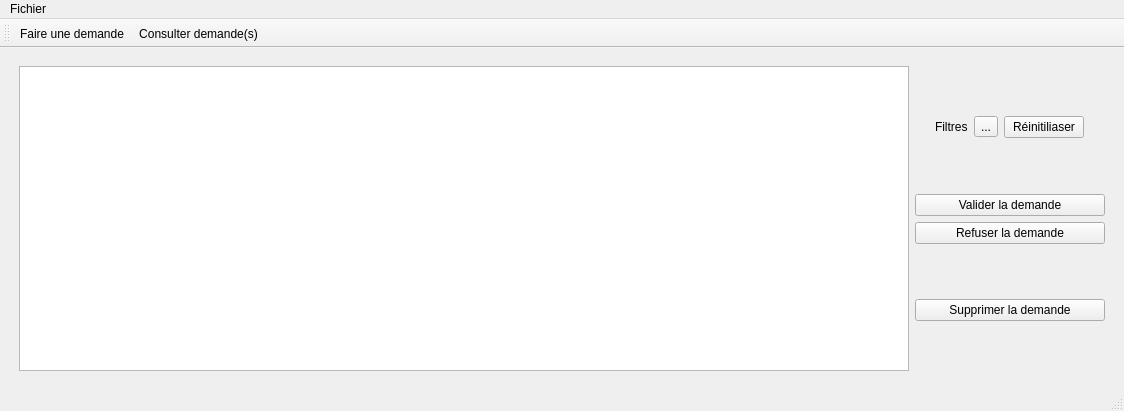
<?xml version="1.0" encoding="UTF-8"?>
<ui version="4.0">
 <class>FenResponsable</class>
 <widget class="QMainWindow" name="FenResponsable">
  <property name="geometry">
   <rect>
    <x>0</x>
    <y>0</y>
    <width>1124</width>
    <height>411</height>
   </rect>
  </property>
  <property name="minimumSize">
   <size>
    <width>0</width>
    <height>0</height>
   </size>
  </property>
  <property name="windowTitle">
   <string>Gestion de congé</string>
  </property>
  <widget class="QWidget" name="centralwidget">
   <layout class="QVBoxLayout" name="verticalLayout_3">
    <item>
     <layout class="QVBoxLayout" name="verticalLayout">
      <item>
       <widget class="QStackedWidget" name="stackedWidget">
        <property name="currentIndex">
         <number>1</number>
        </property>
        <widget class="QWidget" name="page_1">
         <layout class="QVBoxLayout" name="verticalLayout_4">
          <item>
           <spacer name="verticalSpacer">
            <property name="orientation">
             <enum>Qt::Vertical</enum>
            </property>
            <property name="sizeHint" stdset="0">
             <size>
              <width>20</width>
              <height>40</height>
             </size>
            </property>
           </spacer>
          </item>
          <item>
           <layout class="QHBoxLayout" name="horizontalLayout_4">
            <item>
             <spacer name="horizontalSpacer_5">
              <property name="orientation">
               <enum>Qt::Horizontal</enum>
              </property>
              <property name="sizeHint" stdset="0">
               <size>
                <width>40</width>
                <height>20</height>
               </size>
              </property>
             </spacer>
            </item>
            <item>
             <layout class="QVBoxLayout" name="verticalLayout_7">
              <item>
               <widget class="QLabel" name="labelNom">
                <property name="text">
                 <string/>
                </property>
               </widget>
              </item>
              <item>
               <widget class="QLabel" name="labelCompteur">
                <property name="text">
                 <string/>
                </property>
               </widget>
              </item>
             </layout>
            </item>
            <item>
             <spacer name="horizontalSpacer_6">
              <property name="orientation">
               <enum>Qt::Horizontal</enum>
              </property>
              <property name="sizeHint" stdset="0">
               <size>
                <width>40</width>
                <height>20</height>
               </size>
              </property>
             </spacer>
            </item>
           </layout>
          </item>
          <item>
           <spacer name="verticalSpacer_2">
            <property name="orientation">
             <enum>Qt::Vertical</enum>
            </property>
            <property name="sizeHint" stdset="0">
             <size>
              <width>20</width>
              <height>40</height>
             </size>
            </property>
           </spacer>
          </item>
          <item>
           <layout class="QHBoxLayout" name="horizontalLayout_2">
            <item>
             <spacer name="horizontalSpacer_2">
              <property name="orientation">
               <enum>Qt::Horizontal</enum>
              </property>
              <property name="sizeHint" stdset="0">
               <size>
                <width>40</width>
                <height>20</height>
               </size>
              </property>
             </spacer>
            </item>
            <item>
             <layout class="QFormLayout" name="formLayout">
              <property name="fieldGrowthPolicy">
               <enum>QFormLayout::AllNonFixedFieldsGrow</enum>
              </property>
              <item row="0" column="0">
               <widget class="QLabel" name="dateEtHeureDeDButLabel">
                <property name="text">
                 <string>Date et Heure de début :</string>
                </property>
               </widget>
              </item>
              <item row="0" column="1">
               <widget class="QDateTimeEdit" name="dateEtHeureDeDButDateTimeEdit">
                <property name="maximumSize">
                 <size>
                  <width>150</width>
                  <height>16777215</height>
                 </size>
                </property>
                <property name="calendarPopup">
                 <bool>false</bool>
                </property>
               </widget>
              </item>
              <item row="1" column="0">
               <widget class="QLabel" name="dateEtHeureDeFinLabel">
                <property name="text">
                 <string>Date et Heure de fin :</string>
                </property>
               </widget>
              </item>
              <item row="1" column="1">
               <widget class="QDateTimeEdit" name="dateEtHeureDeFinDateTimeEdit">
                <property name="maximumSize">
                 <size>
                  <width>150</width>
                  <height>16777215</height>
                 </size>
                </property>
               </widget>
              </item>
             </layout>
            </item>
            <item>
             <layout class="QVBoxLayout" name="verticalLayout_2">
              <item>
               <widget class="QToolButton" name="calendrierDebut">
                <property name="text">
                 <string>...</string>
                </property>
               </widget>
              </item>
              <item>
               <widget class="QToolButton" name="calendrierFin">
                <property name="text">
                 <string>...</string>
                </property>
               </widget>
              </item>
             </layout>
            </item>
            <item>
             <spacer name="horizontalSpacer">
              <property name="orientation">
               <enum>Qt::Horizontal</enum>
              </property>
              <property name="sizeHint" stdset="0">
               <size>
                <width>40</width>
                <height>20</height>
               </size>
              </property>
             </spacer>
            </item>
           </layout>
          </item>
          <item>
           <spacer name="verticalSpacer_3">
            <property name="orientation">
             <enum>Qt::Vertical</enum>
            </property>
            <property name="sizeHint" stdset="0">
             <size>
              <width>20</width>
              <height>40</height>
             </size>
            </property>
           </spacer>
          </item>
          <item>
           <layout class="QHBoxLayout" name="horizontalLayout">
            <item>
             <widget class="QPushButton" name="buttonValider">
              <property name="maximumSize">
               <size>
                <width>150</width>
                <height>16777215</height>
               </size>
              </property>
              <property name="text">
               <string>Valider</string>
              </property>
             </widget>
            </item>
           </layout>
          </item>
          <item>
           <spacer name="verticalSpacer_4">
            <property name="orientation">
             <enum>Qt::Vertical</enum>
            </property>
            <property name="sizeHint" stdset="0">
             <size>
              <width>20</width>
              <height>40</height>
             </size>
            </property>
           </spacer>
          </item>
         </layout>
        </widget>
        <widget class="QWidget" name="page_5">
         <layout class="QVBoxLayout" name="verticalLayout_6">
          <item>
           <layout class="QVBoxLayout" name="verticalLayout_5">
            <item>
             <layout class="QHBoxLayout" name="horizontalLayout_3">
              <item>
               <spacer name="horizontalSpacer_3">
                <property name="orientation">
                 <enum>Qt::Horizontal</enum>
                </property>
                <property name="sizeHint" stdset="0">
                 <size>
                  <width>40</width>
                  <height>20</height>
                 </size>
                </property>
               </spacer>
              </item>
              <item>
               <widget class="QTableView" name="tableView">
                <property name="minimumSize">
                 <size>
                  <width>890</width>
                  <height>0</height>
                 </size>
                </property>
                <property name="alternatingRowColors">
                 <bool>true</bool>
                </property>
                <property name="selectionMode">
                 <enum>QAbstractItemView::SingleSelection</enum>
                </property>
                <property name="selectionBehavior">
                 <enum>QAbstractItemView::SelectRows</enum>
                </property>
                <property name="horizontalScrollMode">
                 <enum>QAbstractItemView::ScrollPerItem</enum>
                </property>
                <property name="showGrid">
                 <bool>false</bool>
                </property>
                <property name="gridStyle">
                 <enum>Qt::SolidLine</enum>
                </property>
                <property name="sortingEnabled">
                 <bool>true</bool>
                </property>
                <attribute name="horizontalHeaderDefaultSectionSize">
                 <number>145</number>
                </attribute>
               </widget>
              </item>
              <item>
               <layout class="QVBoxLayout" name="verticalLayout_9">
                <item>
                 <spacer name="verticalSpacer_6">
                  <property name="orientation">
                   <enum>Qt::Vertical</enum>
                  </property>
                  <property name="sizeHint" stdset="0">
                   <size>
                    <width>20</width>
                    <height>40</height>
                   </size>
                  </property>
                 </spacer>
                </item>
                <item>
                 <layout class="QHBoxLayout" name="horizontalLayout_5">
                  <item>
                   <spacer name="horizontalSpacer_7">
                    <property name="orientation">
                     <enum>Qt::Horizontal</enum>
                    </property>
                    <property name="sizeHint" stdset="0">
                     <size>
                      <width>40</width>
                      <height>20</height>
                     </size>
                    </property>
                   </spacer>
                  </item>
                  <item>
                   <widget class="QLabel" name="label_3">
                    <property name="text">
                     <string>Filtres</string>
                    </property>
                   </widget>
                  </item>
                  <item>
                   <widget class="QToolButton" name="toolButton">
                    <property name="text">
                     <string>...</string>
                    </property>
                   </widget>
                  </item>
                  <item>
                   <widget class="QPushButton" name="pushButton">
                    <property name="text">
                     <string>Réinitiliaser</string>
                    </property>
                   </widget>
                  </item>
                  <item>
                   <spacer name="horizontalSpacer_8">
                    <property name="orientation">
                     <enum>Qt::Horizontal</enum>
                    </property>
                    <property name="sizeHint" stdset="0">
                     <size>
                      <width>40</width>
                      <height>20</height>
                     </size>
                    </property>
                   </spacer>
                  </item>
                 </layout>
                </item>
                <item>
                 <spacer name="verticalSpacer_7">
                  <property name="orientation">
                   <enum>Qt::Vertical</enum>
                  </property>
                  <property name="sizeHint" stdset="0">
                   <size>
                    <width>20</width>
                    <height>40</height>
                   </size>
                  </property>
                 </spacer>
                </item>
                <item>
                 <widget class="QPushButton" name="buttonValideDemande">
                  <property name="text">
                   <string>Valider la demande</string>
                  </property>
                 </widget>
                </item>
                <item>
                 <widget class="QPushButton" name="buttonRefuserDemande">
                  <property name="text">
                   <string>Refuser la demande</string>
                  </property>
                 </widget>
                </item>
                <item>
                 <spacer name="verticalSpacer_8">
                  <property name="orientation">
                   <enum>Qt::Vertical</enum>
                  </property>
                  <property name="sizeHint" stdset="0">
                   <size>
                    <width>20</width>
                    <height>40</height>
                   </size>
                  </property>
                 </spacer>
                </item>
                <item>
                 <widget class="QPushButton" name="buttonSupprimer">
                  <property name="text">
                   <string>Supprimer la demande</string>
                  </property>
                 </widget>
                </item>
                <item>
                 <spacer name="verticalSpacer_5">
                  <property name="orientation">
                   <enum>Qt::Vertical</enum>
                  </property>
                  <property name="sizeHint" stdset="0">
                   <size>
                    <width>20</width>
                    <height>40</height>
                   </size>
                  </property>
                 </spacer>
                </item>
               </layout>
              </item>
              <item>
               <spacer name="horizontalSpacer_4">
                <property name="orientation">
                 <enum>Qt::Horizontal</enum>
                </property>
                <property name="sizeHint" stdset="0">
                 <size>
                  <width>40</width>
                  <height>20</height>
                 </size>
                </property>
               </spacer>
              </item>
             </layout>
            </item>
           </layout>
          </item>
         </layout>
        </widget>
       </widget>
      </item>
     </layout>
    </item>
   </layout>
  </widget>
  <widget class="QMenuBar" name="menubar">
   <property name="geometry">
    <rect>
     <x>0</x>
     <y>0</y>
     <width>1124</width>
     <height>25</height>
    </rect>
   </property>
   <widget class="QMenu" name="menuFichier">
    <property name="title">
     <string>Fichier</string>
    </property>
    <addaction name="actionFaire_une_demande"/>
    <addaction name="actionConsulter_demande_s"/>
    <addaction name="actionDeconnection"/>
    <addaction name="actionQuitter"/>
   </widget>
   <addaction name="menuFichier"/>
  </widget>
  <widget class="QStatusBar" name="statusbar"/>
  <widget class="QToolBar" name="toolBar">
   <property name="windowTitle">
    <string>toolBar</string>
   </property>
   <property name="toolButtonStyle">
    <enum>Qt::ToolButtonTextBesideIcon</enum>
   </property>
   <attribute name="toolBarArea">
    <enum>TopToolBarArea</enum>
   </attribute>
   <attribute name="toolBarBreak">
    <bool>false</bool>
   </attribute>
   <addaction name="actionFaire_une_demande"/>
   <addaction name="actionConsulter_demande_s"/>
  </widget>
  <action name="actionFaire_une_demande">
   <property name="icon">
    <iconset>
     <normaloff>PNG/Badge-plus.png</normaloff>PNG/Badge-plus.png</iconset>
   </property>
   <property name="text">
    <string>Faire une demande</string>
   </property>
  </action>
  <action name="actionConsulter_demande_s">
   <property name="icon">
    <iconset>
     <normaloff>PNG/Cabinet.png</normaloff>PNG/Cabinet.png</iconset>
   </property>
   <property name="text">
    <string>Consulter demande(s)</string>
   </property>
  </action>
  <action name="actionQuitter">
   <property name="text">
    <string>Quitter</string>
   </property>
  </action>
  <action name="actionDeconnection">
   <property name="icon">
    <iconset>
     <normaloff>PNG/Power.png</normaloff>PNG/Power.png</iconset>
   </property>
   <property name="text">
    <string>Déconnection</string>
   </property>
   <property name="toolTip">
    <string>Déconnection</string>
   </property>
  </action>
 </widget>
 <resources/>
 <connections/>
</ui>
